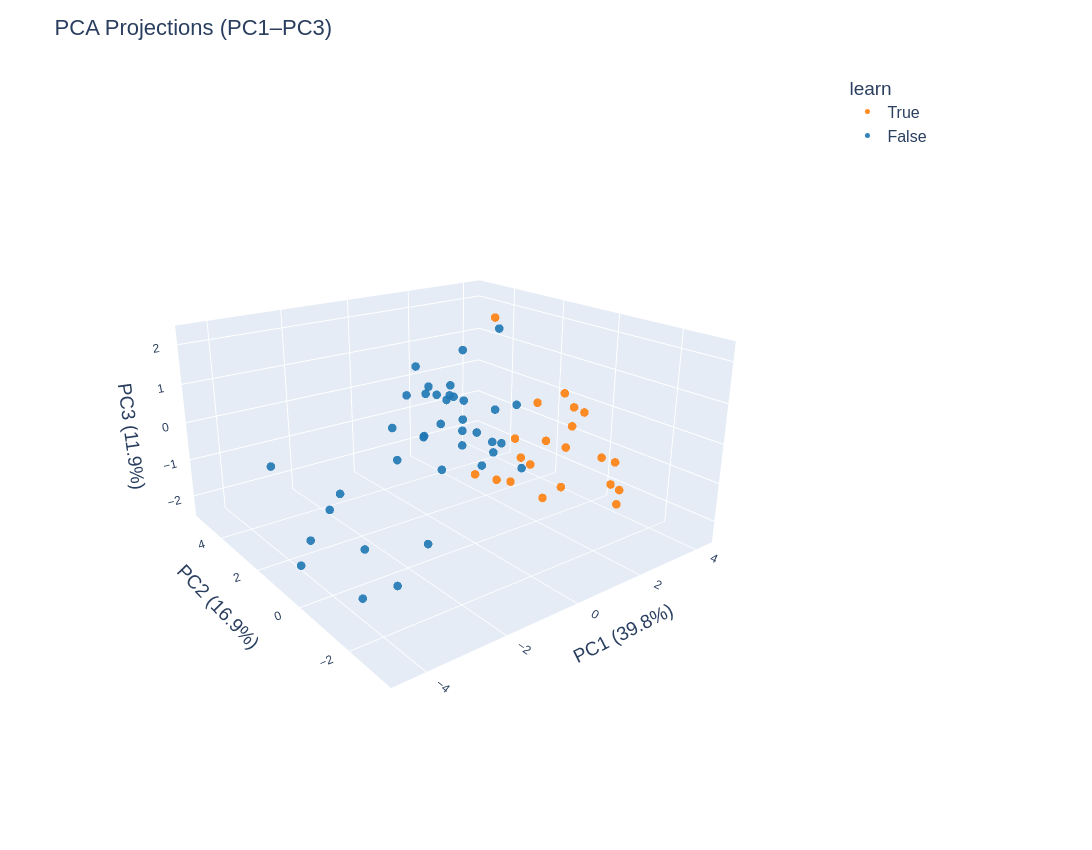

Write notebook code for a chart like this one.
### Code cell
import plotly.io as pio
from IPython.display import display


col_str = 'learn'

cats = pd.Index(sorted(proj_df[col_str].unique()))
n = len(cats)
palette = sns.color_palette("tab10", n)
color_map = dict(zip(cats, palette))

# Reuse proj_df and color_map from above
plot_df = proj_df.reset_index().rename(columns={"index":"fly_id"})

# Convert seaborn/matplotlib colors to hex for plotly
color_map = dict(zip(cats, palette))
color_map_hex = {g: mcolors.to_hex(c) for g, c in color_map.items()}

fig = px.scatter_3d(
    plot_df,
    x="PC1", y="PC2", z="PC3",
    color=col_str,
    color_discrete_map=color_map_hex,
    hover_data=["fly_id", "geno_smpl",'note_text'],
    title="PCA Projections (PC1–PC3)"
)
fig.update_traces(marker=dict(size=5, opacity=0.9))
fig.update_layout(
    legend_title_text=col_str,
    scene=dict(
        xaxis_title=f"PC1 ({pca.explained_variance_ratio_[0]:.1%})",
        yaxis_title=f"PC2 ({pca.explained_variance_ratio_[1]:.1%})",
        zaxis_title=f"PC3 ({pca.explained_variance_ratio_[2]:.1%})",
    )
)

fig.update_layout(
    width=1100, height=850,                    # << size here
    margin=dict(l=60, r=260, t=70, b=50),      # leave space for a tall legend
    font=dict(family="Arial",size=16),
    legend=dict(y=1, x=1.02, yanchor="top"),   # legend outside
    scene=dict(
        xaxis_title=f"PC1 ({pca.explained_variance_ratio_[0]:.1%})",
        yaxis_title=f"PC2 ({pca.explained_variance_ratio_[1]:.1%})",
        zaxis_title=f"PC3 ({pca.explained_variance_ratio_[2]:.1%})",
        xaxis=dict(tickfont=dict(size=12)),
        yaxis=dict(tickfont=dict(size=12)),
        zaxis=dict(tickfont=dict(size=12)),
    ),
    hoverlabel=dict(font_size=14)
)


fig.update_layout(
    scene_camera=dict(
        eye=dict(x=-1.6, y=-2.1, z=1),   # rotate around X/Y/Z
        up=dict(x=0, y=0, z=1.5)       # z-axis is vertical
    )
)

# fig = go.FigureWidget(fig)

# show the fig and attach listener
display(fig)

# Attach a listener that prints the camera dict when you rotate
from IPython.display import Javascript

display(Javascript("""
require(["base/js/namespace"], function(Jupyter) {
  Jupyter.notebook.kernel.execute("last_camera = None")  // initialize
  const figs = document.querySelectorAll('.js-plotly-plot');
  figs.forEach(fig => {
    fig.on('plotly_relayout', ev => {
      if(ev['scene.camera']){
        const cam = JSON.stringify(ev['scene.camera']);
        Jupyter.notebook.kernel.execute("last_camera = " + cam);
        console.log("Camera updated:", ev['scene.camera']);
      }
    });
  });
});
"""))

# fig.show()
# fig.write_image(f'./Figure3/pca_proj_3d.png)
# fig.write_image("pca_projection.png", width=4400, height=3400, scale=1)

### Figure 1 — Plotly figure (JSON) as saved in the notebook; plotly's stock layout.template omitted (floating-point values rounded to 4 significant figures)
{"data": [{"customdata": [["210302_F1_C2", "HC", "na\n\n"], ["210405_F1_C1", "HC", "Long timeout, many timeouts"], ["210604_F1_C1", "HC", "Long timeout, super learner"], ["210903_F3_C1", "HC", "Long timeouts, ignores red, missing later blocks"], ["210915_F1_C1", "HC", "na"], ["210917_F2_C1", "HC", "na"], ["250227_F2_C1", "+", "na"], ["250227_F3_C1", "+", "na"], ["250228_F2_C1", "+", "Strong learner"], ["250304_F3_C1", "+", "na"], ["250425_F1_C1", "+", "na"], ["250506_F2_C1", "+;TH-Gal4_UAS-Kir2_1", "ok learner, got frustrated a bit, green"], ["250514_F1_C1", "+;TH-Gal4_UAS-Kir2_1", "OK learner, timed out a bit"], ["250923_F2_C1", "+", "na"], ["250924_F2_C1", "+", "na"], ["250925_F1_C1", "+", "na"], ["260521_F1_C1", "+", ""], ["260521_F2_C1", "+", ""], ["251105_F1_C1", "+", "+,norpA/+;ss,cry/+"], ["251107_F2_C1", "+", "Constant 1s stim"], ["251219_F1_C2", "+", "Easier targets"]], "hovertemplate": "learn=True<br>PC1=%{x}<br>PC2=%{y}<br>PC3=%{z}<br>fly_id=%{customdata[0]}<br>geno_smpl=%{customdata[1]}<br>note_text=%{customdata[2]}<extra></extra>", "legendgroup": "True", "marker": {"color": "#ff7f0e", "opacity": 0.9, "size": 5, "symbol": "circle"}, "mode": "markers", "name": "True", "scene": "scene", "showlegend": true, "type": "scatter3d", "x": [4.338, 2.25, 2.433, 1.841, 1.725, 2.251, 2.398, 0.5732, 3.177, 3.469, 3.214, 2.499, 2.763, 1.411, 1.084, 2.174, 2.292, 1.238, 0.7394, 1.363, 2.808], "y": [-0.4452, -1.215, -1.676, -1.069, -1.062, 0.3848, -0.4263, -0.565, -1.36, -1.398, 0.0565, -2.175, -0.3464, -0.3253, -0.3408, 1.093, 0.07174, 0.7053, 0.9562, -0.8498, 2.724], "z": [-1.377, 0.6679, -0.3713, -0.1637, 1.204, 0.4798, -1.567, -0.8803, -1.376, -1.592, 0.2464, -1.416, -0.04585, -0.7365, -0.4702, -0.6744, -0.4507, -1.453, -1.26, -1.421, 2.124]}, {"customdata": [["210331_F2_C1", "HC", "Seems like it should be learning"], ["250226_F2_C1", "+", "Never got it, tried hard"], ["250228_F1_C1", "+", "Adjusted baseline, but never got it"], ["250304_F2_C1", "+", "green, frustrated"], ["250923_F1_C1", "+", "learns late?"], ["250924_F1_C1", "+", "tires out"], ["250925_F2_C1", "+", "tires out"], ["241029_F2_C1", "+;ppk-GAL4;10XUAS-ChR", "VNC cut"], ["241029_F3_C1", "+;ppk-GAL4;10XUAS-ChR", "VNC cut"], ["241101_F1_C1", "+;ppk-GAL4;10XUAS-ChR", "VNC cut"], ["241101_F2_C1", "+;ppk-GAL4;10XUAS-ChR", "VNC cut"], ["241105_F1_C1", "+;ppk-GAL4;10XUAS-ChR", "VNC intact"], ["241105_F2_C1", "HC", "VNC cut"], ["241105_F3_C1", "HC", "VNC cut"], ["250813_F1_C1", "NorpA", ""], ["250813_F3_C1", "NorpA", ""], ["251103_F1_C1", "+", "Constant 1s stim"], ["251103_F2_C1", "+", "Constant 1s stim"], ["251107_F1_C1", "+", "Constant 1s stim"], ["251113_F1_C1", "+", "Replay"], ["251113_F2_C1", "+", "Replay"], ["251124_F1_C1", "+", "No probe feedback"], ["251126_F1_C1", "+", "Replay"], ["251203_F1_C1", "+", "Replay"], ["251203_F2_C1", "+", "Replay"], ["251205_F1_C1", "+", "Replay"], ["251205_F2_C1", "+", "Replay"], ["251210_F1_C1", "NorpA", ""], ["251210_F2_C1", "NorpA", ""], ["251216_F1_C1", "NorpA", "No antenna"], ["251216_F2_C1", "NorpA", "No antenna"], ["251216_F3_C1", "NorpA", "No antenna"], ["251217_F1_C1", "+", "No antenna"], ["251218_F1_C1", "+", "No antenna"], ["251218_F2_C1", "NorpA", "No antenna"], ["251218_F3_C1", "+", "No antenna"], ["260603_F2_C1", "NorpA", ""], ["260603_F3_C1", "NorpA", ""]], "hovertemplate": "learn=False<br>PC1=%{x}<br>PC2=%{y}<br>PC3=%{z}<br>fly_id=%{customdata[0]}<br>geno_smpl=%{customdata[1]}<br>note_text=%{customdata[2]}<extra></extra>", "legendgroup": "False", "marker": {"color": "#1f77b4", "opacity": 0.9, "size": 5, "symbol": "circle"}, "mode": "markers", "name": "False", "scene": "scene", "showlegend": true, "type": "scatter3d", "x": [1.052, 1.52, 1.491, -0.2457, -0.4397, 0.2598, -0.142, -0.4499, -2.747, -1.375, -0.2455, 0.1914, -0.8082, -1.081, 1.575, 0.7735, -1.864, -1.107, -0.5855, -0.852, -1.286, 0.2394, -3.703, -1.747, -2.244, -1.284, -1.481, -0.204, -3.625, -4.525, -1.867, -4.432, 0.4019, -4.029, -1.022, -3.509, -3.913, -2.731], "y": [-0.171, 1.859, 1.146, -1.145, 1.491, 0.8301, 0.7067, 0.9563, -1.814, -0.4308, -0.8335, -1.348, -0.4665, -0.0742, 1.117, 1.531, -1.811, -1.91, 2.465, -0.08639, 0.1347, 0.09563, 0.001223, -1.228, 0.164, -0.5164, -0.02518, 2.554, -0.7853, -2.119, -0.4694, -3.188, 1.057, 1.358, 0.9879, 1.815, 0.1017, 5.312], "z": [0.823, -0.5857, -0.9102, 0.4608, -0.1211, 0.8207, 1.031, 1.074, -0.9463, 0.9545, 0.3957, -0.1766, 0.332, -0.32, 2.324, 1.827, 1.557, 1.635, -1.039, 1.645, 1.643, -0.6076, -0.2208, 1.888, 0.881, 1.507, 1.556, 0.5928, -1.224, -1.426, 0.774, -0.6807, -0.04623, -2.42, 1.855, -2.134, -0.5679, -1.619]}], "layout": {"font": {"family": "Arial", "size": 16}, "height": 850, "hoverlabel": {"font": {"size": 14}}, "legend": {"title": {"text": "learn"}, "tracegroupgap": 0, "x": 1.02, "y": 1, "yanchor": "top"}, "margin": {"b": 50, "l": 60, "r": 260, "t": 70}, "scene": {"camera": {"eye": {"x": -1.6, "y": -2.1, "z": 1}, "up": {"x": 0, "y": 0, "z": 1.5}}, "domain": {"x": [0, 1], "y": [0, 1]}, "xaxis": {"tickfont": {"size": 12}, "title": {"text": "PC1 (39.8%)"}}, "yaxis": {"tickfont": {"size": 12}, "title": {"text": "PC2 (16.9%)"}}, "zaxis": {"tickfont": {"size": 12}, "title": {"text": "PC3 (11.9%)"}}}, "title": {"text": "PCA Projections (PC1–PC3)"}, "width": 1100}}
